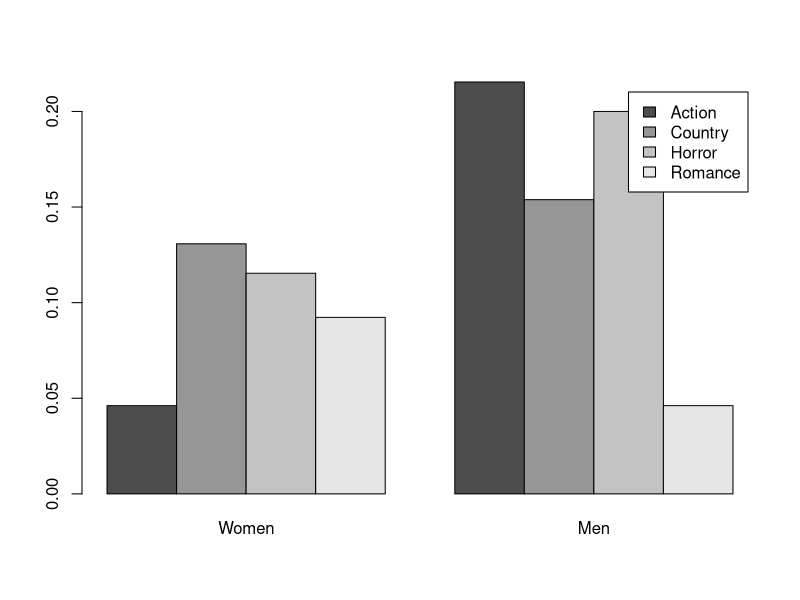
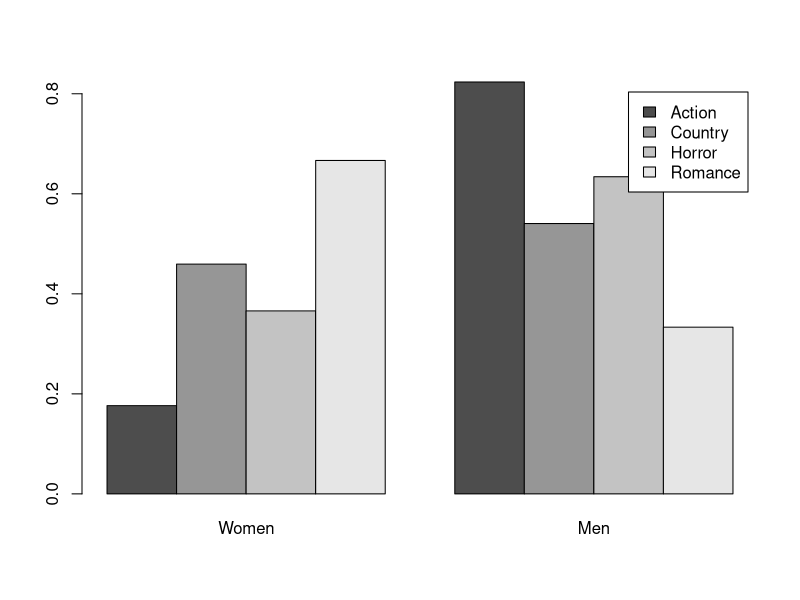
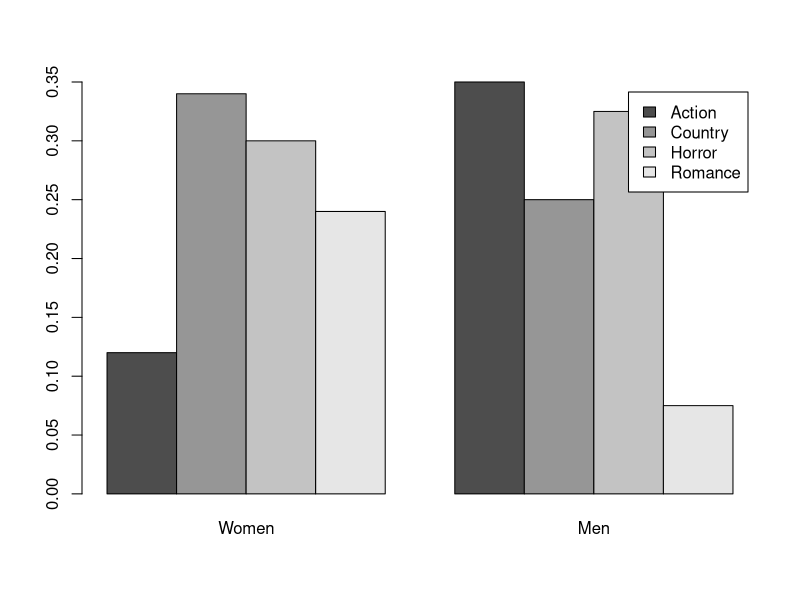

Write the R code that produced these figures, in order.

#Create Matrix of counts
Count_Matrix<-cbind(c(6,17,15,12),c(28,20,26,6))
colnames(Count_Matrix)  <- c("Women","Men")
rownames(Count_Matrix)  <- c("Action", "Country","Horror","Romance")
Count_Matrix

#Create Probabilies(P(A & B)) of each cell in table - example: P(Action & Women) =0.0462. All the the probabilities
#in each CELL add to 1.00 or 100%
prop.table(Count_Matrix)
barplot(prop.table(Count_Matrix), legend=T, beside=T)

#Create Probabilies(P(A l B))) of each cell in table - example: P(Women l Action) =0.177. All the the probabilities
#in each ROWS add to 1.00 or 100%
prop.table(Count_Matrix,1)
barplot(prop.table(Count_Matrix,1), legend=T, beside=T)

#Create Probabilies(P(B l A))) of each cell in table - example: P(Action l Women) =0.120. All the the probabilities
#in each COLUMNS add to 1.00 or 100%
prop.table(Count_Matrix,2)
barplot(prop.table(Count_Matrix,2), legend=T, beside=T)


